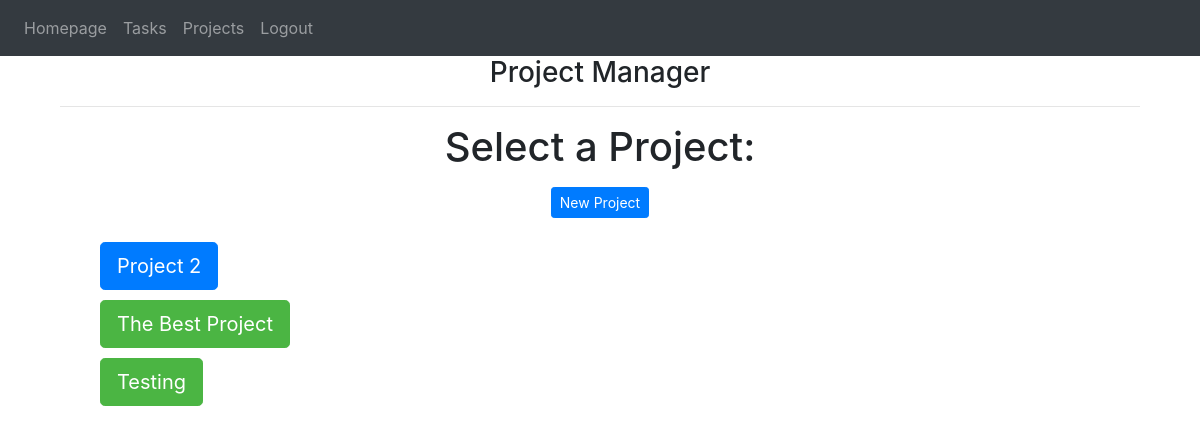
Page /projectmanager (signed in) on the committed database.
### website/models.py (models this page shows)
class Project(db.Model):
    id = db.Column(db.Integer, primary_key=True)
    name = db.Column(db.String(120))
    start_date = db.Column(db.DateTime(timezone=True), default=func.now)
    deadline = db.Column(db.DateTime(timezone=True), default=func.now)
    description = db.Column(db.String(9999))
    users = db.relationship('User', secondary='project_user_association', back_populates='projects')
    is_default = db.Column(db.Boolean, default=False)
    completed = db.Column(db.Boolean, default=False)
    tasks = db.relationship('Task', backref='project', cascade='all, delete-orphan', lazy=True)

### website/auth.py (the view)
@auth.route('/projectmanager')
@login_required
def projectManager():
    projects = Project.query.filter(Project.users.any(id=current_user.id), ~Project.is_default).all()
    print(projects)
    return render_template("projectManager.html", user=current_user, projects=projects)

### website/__init__.py (called while the page is built)
def create_app(testing=False):
    app = Flask(__name__)
    app.config['SECRET_KEY'] = 'abcd'
    app.config['SQLALCHEMY_DATABASE_URI'] = f'sqlite:///{DB_NAME}'
    if testing:
        app.config['SQLALCHEMY_DATABASE_URI'] = f'sqlite:///{TEST_DB_NAME}'
    db.init_app(app)
    from .views import views
    from .auth import auth
    app.register_blueprint(views, url_prefix='/')
    app.register_blueprint(auth, url_prefix='/')
    from .models import User, Task, Project
    with app.app_context():
        db.create_all()
    login_manager = LoginManager()
    login_manager.login_view = 'auth.login'
    login_manager.init_app(app)
    @login_manager.user_loader
    def load_user(id):
        return User.query.get(int(id))
    return app

### website/templates/projectManager.html (shortened to what this page needs)
{% extends "base.html" %}
{% block content %}
<h3 align="center">Project Manager</h3>
<div class="container">
    <hr>
    {% if not projects %}
        <h1 align="center"> You have no Projects</h1>
    {% else %}
        <h1 align="center"> Select a Project: </h1>
    {% endif %}
    <a align="center" class="nav-item nav-link" href="{{ url_for('auth.new_project') }}">
        <button type="button" class="btn btn-primary btn-sm">New Project</button>
    </a>
    <ul style="list-style-type: none">
        {% for prj in projects %}
        <li>
            <button type="button" class="btn btn-primary btn-lg project-button {% if prj.completed %}project-completed{% endif %}"
                    data-name="{{ prj.name }}"
                    data-info="{{ prj.description }}"
                    data-id="{{ prj.id }}"
                    data-completed="{{ prj.completed }}">
                {{ prj.name }}
            </button>
        </li>
        {% endfor %}
    </ul>
</div>
</body>
</html>
{% endblock %}

### website/static/styles.css (style rules this page uses)
.project-completed { background-color: #4bb543 !important; color: #ffffff !important; border: 1px solid #4bb543 !important; padding: 10px; }

### website/templates/projectManager.html (style rules this page uses)
.project-button { margin-bottom: 10px; }

### rows in the picture
Project: name "Project 2"
Project: name "The Best Project"
Project: name "Testing"
